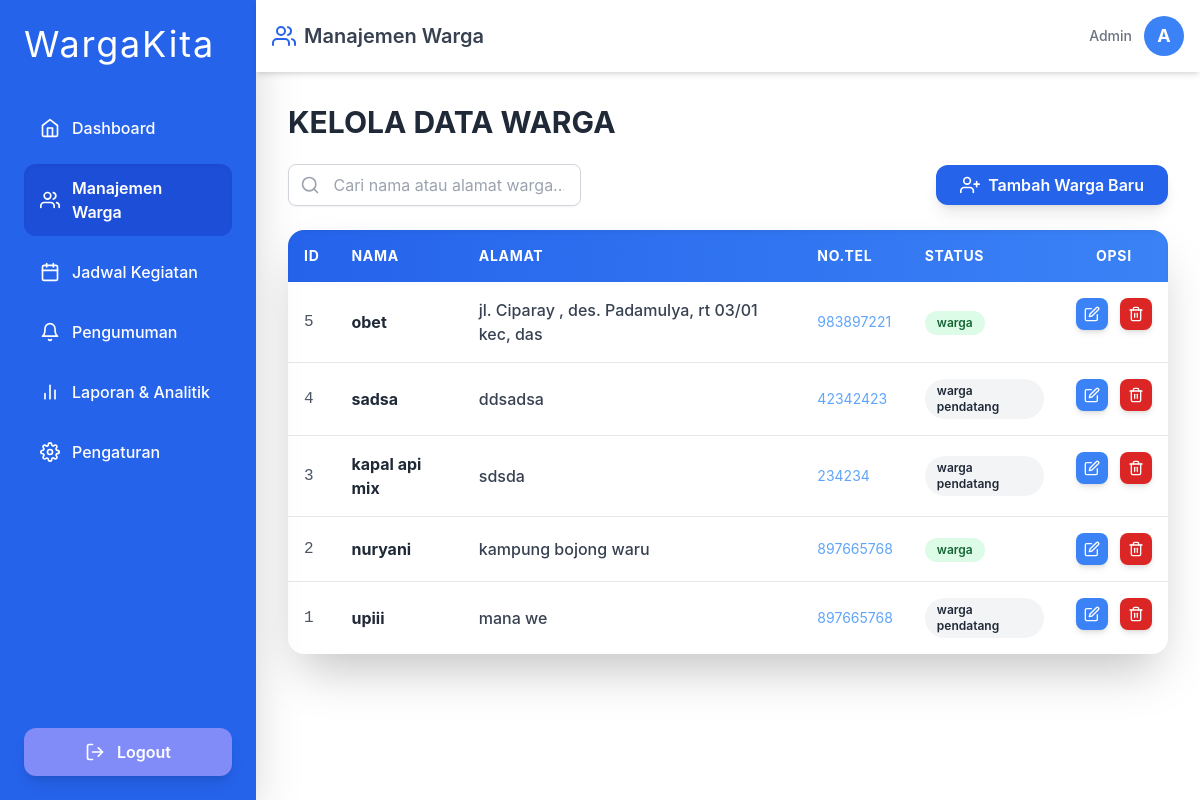
The page /jadwalin/admin/manajement_warga.php on the database its author committed.
### tables this page shows
CREATE TABLE `warga` (
  `id` int(10) NOT NULL,
  `nama` varchar(255) NOT NULL,
  `status` enum('warga','warga pendatang') DEFAULT NULL,
  `alamat` varchar(50) NOT NULL,
  `no_telepon` int(100) NOT NULL
);

### jadwalin/admin/manajement_warga.php (the view, shortened to what this page needs)
<?php
include '../koneksi/koneksi.php';
$data_warga = mysqli_query($koneksi, "SELECT * FROM warga ORDER BY id DESC");
?>
<!DOCTYPE html>
<html lang="en">
<head>
    <script src="https://cdn.tailwindcss.com"></script>
</head>
<body class="bg-white-50 flex min-h-screen">
    <div class="w-64 min-h-screen bg-blue-600 p-6 shadow-2xl fixed flex flex-col justify-between">
        <div>
            <h1 class="text-4xl font-poppins text-white mb-10 tracking-wider">WargaKita</h1>
            <ul class="space-y-3">
                <li>
                    <a href="../index/admin.php"
                        class="flex items-center gap-3 py-3 px-4 rounded-xl text-white font-medium hover:bg-blue-700 transition duration-200">
                        <i data-feather="home" class="w-5 h-5"></i>
                        Dashboard
                    </a>
                </li>
                <li>
                    <a href="../admin/manajement_warga.php"
                        class="flex items-center gap-3 py-3 px-4 rounded-xl bg-blue-700 text-white font-semibold shadow-inner transition duration-200">
                        <i data-feather="users" class="w-5 h-5"></i>
                        Manajemen Warga
                    </a>
                </li>
                <li>
                    <a href="../admin/jadwal_kegiatan.php"
                        class="flex items-center gap-3 py-3 px-4 rounded-xl text-white font-medium hover:bg-blue-700 transition duration-200">
                        <i data-feather="calendar" class="w-5 h-5"></i>
                        Jadwal Kegiatan
                    </a>
                </li>
                <li>
                    <a href="../admin/pengumuman.php"
                        class="flex items-center gap-3 py-3 px-4 rounded-xl text-white font-medium hover:bg-blue-700 transition duration-200">
                        <i data-feather="bell" class="w-5 h-5"></i>
                        Pengumuman
                    </a>
                </li>
                <li>
                    <a href="../admin/laporan&analitik.php"
                        class="flex items-center gap-3 py-3 px-4 rounded-xl text-white font-medium hover:bg-blue-700 transition duration-200">
                        <i data-feather="bar-chart-2" class="w-5 h-5"></i>
                        Laporan & Analitik
                    </a>
                </li>
                <li>
                    <a href="../pengaturan/pengaturan.php"
                        class="flex items-center gap-3 py-3 px-4 rounded-xl text-white font-medium hover:bg-blue-700 transition duration-200">
                        <i data-feather="settings" class="w-5 h-5"></i>
                        Pengaturan
                    </a>
                </li>
            </ul>
        </div>
        <a href="../aksi/logout.php"
            class="flex items-center gap-3 py-3 px-4 rounded-xl bg-indigo-400 text-white font-semibold hover:bg-red-500 transition duration-200 justify-center shadow-lg">
            <i data-feather="log-out" class="w-5 h-5"></i>
            Logout
        </a>
    </div>
    <div class="ml-64 w-full flex flex-col">
        <header class="bg-white shadow-md p-4 flex justify-between items-center sticky top-0 z-10">
            <div class="flex items-center gap-2 text-xl font-semibold text-gray-700">
                <span class="text-blue-600">
                    <i data-feather="users" class="w-6 h-6"></i>
                </span>
                Manajemen Warga
            </div>
            <div class="flex items-center gap-3">
                <span class="text-sm font-medium text-gray-500">Admin</span>
                <div
                    class="w-10 h-10 bg-blue-500 text-white rounded-full flex items-center justify-center font-bold text-lg">
                    A
                </div>
            </div>
        </header>
        <div class="p-8 flex-grow">
            <h2 class="text-3xl font-bold mb-6 text-gray-800">KELOLA DATA WARGA</h2>
            <div class="flex flex-col sm:flex-row justify-between items-center mb-6 gap-4">
                <div class="relative w-full sm:w-1/3">
                    <input type="text" placeholder=" Cari nama atau alamat warga..."
                        class="pl-10 pr-4 py-2 border border-gray-300 rounded-lg w-full focus:ring-2 focus:ring-blue-500 focus:outline-none shadow-sm transition" />
                    <i data-feather="search"
                        class="w-5 h-5 text-gray-400 absolute left-3 top-1/2 transform -translate-y-1/2"></i>
                </div>
                <a href="../admin/tambah_warga.php"
                    class="px-6 py-2 bg-blue-600 text-white font-semibold rounded-xl hover:bg-white-700 flex items-center gap-2 shadow-lg transition transform hover:scale-105">
                    <i data-feather="user-plus" class="w-5 h-5"></i>
                    Tambah Warga Baru
                </a>
            </div>
            <div class="bg-white shadow-2xl rounded-2xl overflow-hidden">
                <table class="w-full text-left border-collapse">
                    <thead class="bg-gradient-to-r from-blue-600 to-blue-500 text-white shadow-inner">
                        <tr>
                            <th class="p-4 text-sm font-bold uppercase tracking-wider">ID</th>
                            <th class="p-4 text-sm font-bold uppercase tracking-wider">Nama</th>
                            <th class="p-4 text-sm font-bold uppercase tracking-wider">Alamat</th>
                            <th class="p-4 text-sm font-bold uppercase tracking-wider">No.Tel</th>
                            <th class="p-4 text-sm font-bold uppercase tracking-wider">Status</th>
                            <th class="p-4 text-sm font-bold uppercase tracking-wider text-center">Opsi</th>
                        </tr>
                    </thead>
                    <tbody>
                        <?php
                        if (mysqli_num_rows($data_warga) > 0) {
                            while ($d = mysqli_fetch_assoc($data_warga)) {
                                $status_color = match ($d['status']) {
                                    'warga' => 'bg-green-100 text-green-800',
                                    'warga_pendatang' => 'bg-red-100 text-red-800',
                                    default => 'bg-gray-100 text-gray-800',
                                };
                                ?>
                                <tr class="border-b last:border-b-0 hover:bg-green-50 transition duration-150 ease-in-out">
                                    <td class="p-4 text-gray-600 font-mono"><?= $d['id'] ?></td>
                                    <td class="p-4 font-bold text-gray-800"><?= $d['nama'] ?></td>
                                    <td class="p-4 text-gray-700 font-medium"><?= $d['alamat'] ?></td>
                                    <td class="p-4 text-blue-400 text-sm"><?= $d['no_telepon'] ?></td>
                                    <td class="p-4">
                                        <span
                                            class="inline-block px-3 py-1 text-xs font-semibold rounded-full <?= $status_color ?>">
                                            <?= $d['status'] ?>
                                        </span>
                                    </td>
                                    <td class="p-4 flex gap-3 justify-center items-center">
                                        <a href="edit_warga.php?id=<?= $d['id'] ?>"
                                            class="p-2 bg-blue-500 text-white rounded-lg hover:bg-blue-300 transition shadow-md text-sm transform hover:scale-105"
                                            title="Edit Data">
                                            <i data-feather="edit" class="w-4 h-4"></i>
                                        </a>
                                        <a href="../aksi/aksi_hapus_warga.php?id=<?= $d['id']; ?>"
                                            onclick="return confirm('Yakin ingin menghapus data warga <?= $d['nama']; ?>?')"
                                            class="p-2 bg-red-600 text-white rounded-lg hover:bg-red-700 transition shadow-md text-sm transform hover:scale-105"
                                            title="Hapus Data">
                                            <i data-feather="trash-2" class="w-4 h-4"></i>
                                        </a>
                                    </td>
                                </tr>
                            <?php }
                        } ?>
                    </tbody>
                </table>
            </div>
        </div>
    </div>
</body>
</html>

### jadwalin/admin/manajement_warga.php (style rules this page uses)
body { font-family: 'Inter', sans-serif; }

### rows shown on the page
warga: id "5", nama "obet", alamat "jl. Ciparay , des. Padamulya, rt 03/01 kec, das", no_telepon "983897221", status "warga"
warga: id "4", nama "sadsa", alamat "ddsadsa", no_telepon "42342423", status "warga pendatang"
warga: id "3", nama "kapal api mix", alamat "sdsda", no_telepon "234234", status "warga pendatang"
warga: id "2", nama "nuryani", alamat "kampung bojong waru", no_telepon "897665768", status "warga"
warga: id "1", nama "upiii", alamat "mana we", no_telepon "897665768", status "warga pendatang"
